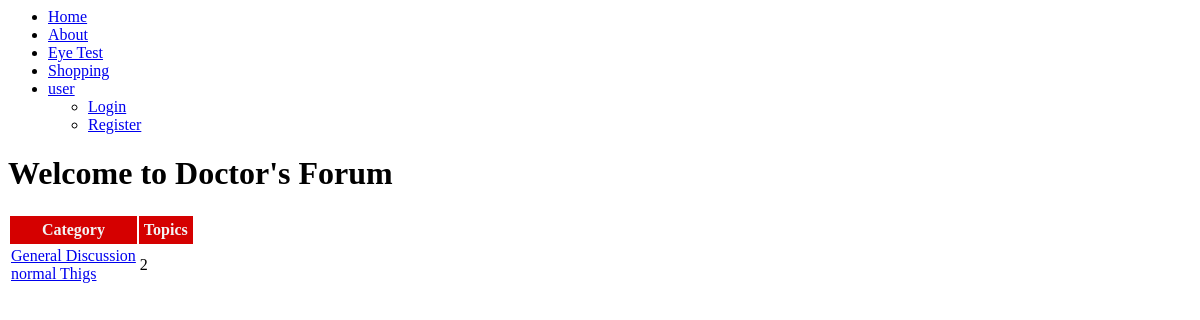
Before: / with the older database file.
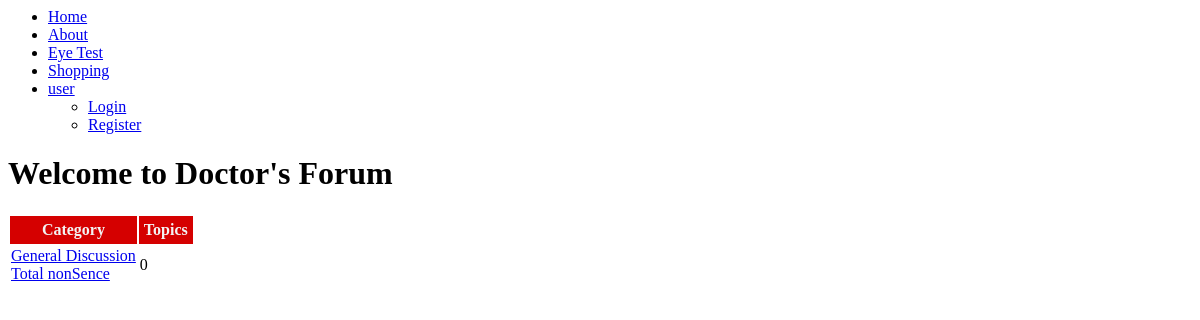
After: the same page with the newer database file.
### tables this page shows
CREATE TABLE IF NOT EXISTS `categories` (
`cat_id` int(8) NOT NULL,
  `cat_name` varchar(50) NOT NULL,
  `cat_description` varchar(250) NOT NULL
);

### include/core.php (the view, shortened to what this page needs)
<?php
    function dbConnect(){
        $host = "localhost";
        $username = "root";
        $password = "precious";
        $database = "forum";
        $conn = new mysqli($host, $username, $password, $database);
        if($conn->connect_error){
            die("</br> Connection Failed ".$conn->connect_error);
        }
        else{
            return $conn;
        }
    }
function fetchList($myList,$listId,$headName){
        $conn = dbConnect();
        if($myList=="category" && $listId=="all"){
            $sql_query = "SELECT * FROM categories";
            $resultSet = $conn->query($sql_query);
            if($resultSet->num_rows > 0){
                while($row = $resultSet->fetch_assoc()){
                    $cat_id = $row['cat_id'];
                    $cat_name = $row['cat_name'];
                    $cat_description = $row['cat_description'];
                    $count = getCount("topics",$cat_id);
                    echo "<tr>
                    <td><a href=\"topicList.php?cat_id=".$cat_id."&cat_name=".$cat_name."\">".$cat_name."</br>
                    <span class=\"desc\">".$cat_description."</span></td>
                    <td>".$count."</td>
                    <td class=\"icons\" >
                    <form method=\"post\" action=\"update.php\">
                            <input type=\"hidden\" name=\"id\" value=\"".$cat_id."\">
                            <input type=\"hidden\" name=\"name\" value=\"".$cat_name."\">
                            <input type=\"hidden\" name=\"description\" value=\"".$cat_description."\">
                            <input type=\"hidden\" name=\"type\" value=\"categories\">
                           <button type=\"submit\" class=\"fa fa-pencil fa-1g icons\" ></button>
                    </form>
                    </td>
                    </tr>";
                }
                return;
            }
        }
    }
    function getCount($content, $parent_id){
        $sql_query = "";
        $count = 1;
        switch($content){
            case "topics":
                $table_name = "topics";
                $sql_query = "select count(*) as total from $table_name where category_id = $parent_id";
            break;
        }
        $conn = dbConnect();
        $resultSet = $conn->query($sql_query);
        if($resultSet->num_rows > 0){
            while($row = $resultSet->fetch_assoc()){
                $count = $row['total'];
            }
            return $count;
        }
    }
?>

### index.php (shortened to what this page needs)
<html>
<head>
    <?php
    include 'include/core.php';
    include 'menu.php';
    ?>
    <link rel="stylesheet" type="html/css" href="css/main.css" >
</head>
    <?php include 'categoryList.php'?>
</html>

### menu.php (shortened to what this page needs)
<html>
  <head>
    <link rel="stylesheet" type="html/css" href="css/menu.css" >
    <link rel="stylesheet" href="font-awesome/css/font-awesome.min.css">
  </head>
  <body>
   <div id="wrapper">
      <nav>
        <ul class="menu">
          <li><a href="index.php"><span>Home</span></a></li>
          <li><a href="about.php"><span>About</span></a></li>
          <li><a href="eyetest.php"><span>Eye Test</span></a></li>
          <li><a href="shop.php"><span>Shopping</span></a></li>
          <li><a href="#">
              <span><?php
                      if(isset($_SESSION['user_name'])){
                        echo "hi, ".$_SESSION['user_name'];
                      }
                      else
                        echo "user";
                    ?>
              </span></a>
                <ul class="sub-menu">
                  <?php
                      if(!isset($_SESSION['user_name'])){
                        print("<li><a href=\"login.php\">Login</a></li>");
                        print("<li><a href=\"register.php\">Register</a></li>");
                      }
                      else{
                          if(isSuper()){
                            print("<li><a href=\"createCategory.php\">Create Category</a></li>");
                          }
                        print("<li><a href=\"profile.php\">Profile</a></li>");
                        print("<li><a href=\"logout.php\">Logout</a></li>");
                      }
                  ?>
                </ul>
          </li>
        </ul>
      </nav>
    </div>
  </body>
</html>

### categoryList.php (shortened to what this page needs)
<html>
  <head>
  </head>
  <body>
    <div class="box">
      <div class="content">
      <h1>Welcome to Doctor's Forum</h1>
        <table class="tab">
          <tr><th class="one">Category</th><th class="two">Topics</th></tr>
          <?php
            fetchList("category","all","");
          ?>
        </table>
      </div>
    </div>
  </body>
</html>

### categoryList.php (style rules this page uses)
th { background: #d50000; text-shadow: none; color: #f3f3f3; padding: 5px 5px; }

Changed rows visible on the page:
removed categories: cat_name "General Discussion", cat_description "normal Thigs", cat_id "2"
added categories: cat_name "General Discussion", cat_description "Total nonSence", count "0"
